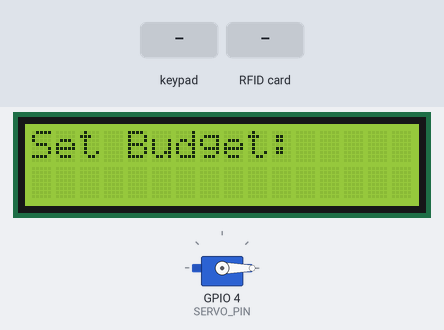
The sketch below on a simulated ESP32. Parts: 16×2 character LCD, servo. The test bench sets the inputs (shaded band). Nothing arrives over Bluetooth unless stated.

Above: at 2.9 s.
3.0 s: keypad keys 1 2 3 4 5 6 7 8 # pressed 0.4 s apart
At 7.0 s:
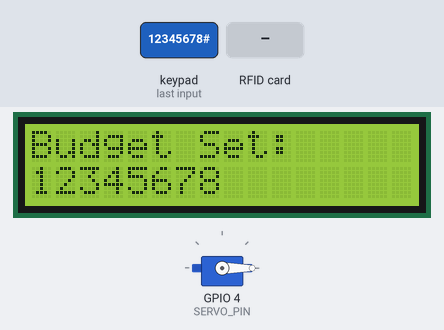
8.1 s: RFID card 12 34 56 78 held to the reader
At 9.3 s:
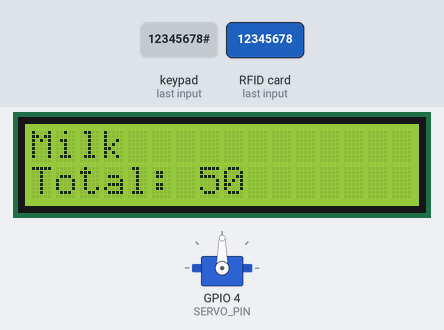
11.1 s: RFID card 87 65 43 21 held to the reader
At 13.4 s:
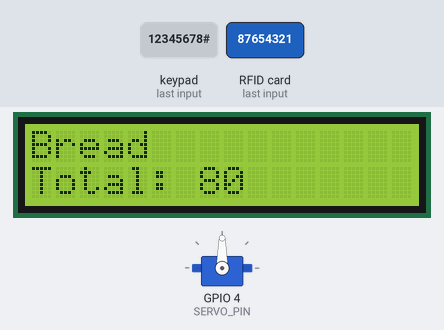
14.1 s: RFID card 11 22 33 44 held to the reader
17.1 s: RFID card 5E 7A 19 C4 held to the reader
At 22.8 s:
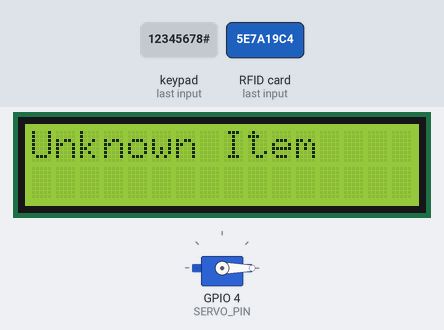
Timing chart, 0 to 24.1 s (numbered marks = the images above; inputs shaded):
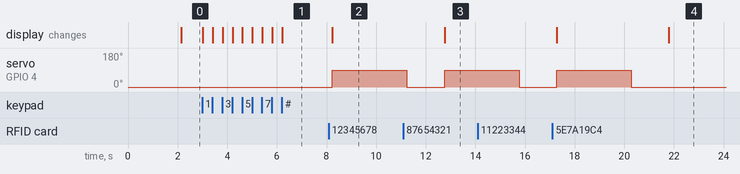

The sketch:

Smart_Trolley_System.ino
```cpp
#include <SPI.h>
#include <MFRC522.h>
#include <Wire.h>
#include <LiquidCrystal_I2C.h>
#include <Keypad.h>
#include <ESP32Servo.h>
#include "BluetoothSerial.h"

BluetoothSerial SerialBT;

// RFID
#define SS_PIN 5
#define RST_PIN 22
MFRC522 mfrc522(SS_PIN, RST_PIN);

// LCD
LiquidCrystal_I2C lcd(0x27, 16, 2);

// Servo
Servo myServo;
#define SERVO_PIN 4

// Budget
int budget = 0;
int total = 0;

// Keypad
const byte ROWS = 4;
const byte COLS = 4;

char keys[ROWS][COLS] = {
  {'1','2','3','A'},
  {'4','5','6','B'},
  {'7','8','9','C'},
  {'*','0','#','D'}
};

byte rowPins[ROWS] = {32, 33, 25, 26};
byte colPins[COLS] = {27, 14, 12, 13};

Keypad keypad = Keypad(
  makeKeymap(keys),
  rowPins,
  colPins,
  ROWS,
  COLS
);

// Product database
struct Product {
  String uid;
  String name;
  int price;
};

Product products[] = {
  {"12345678", "Milk", 50},
  {"87654321", "Bread", 30},
  {"11223344", "Rice", 80}
};

int numProducts = 3;

// Get RFID UID
String getUID() {
  String content = "";

  for (byte i = 0; i < mfrc522.uid.size; i++) {
    content += String(mfrc522.uid.uidByte[i], HEX);
  }

  content.toUpperCase();

  return content;
}

// Find product
int findProduct(String uid) {

  for (int i = 0; i < numProducts; i++) {

    if (products[i].uid == uid) {
      return i;
    }
  }

  return -1;
}

// Set shopping budget
void setBudget() {

  lcd.clear();
  lcd.print("Set Budget:");

  String input = "";

  while (true) {

    char key = keypad.getKey();

    if (key) {

      if (key == '#') {
        break;
      }

      if (isdigit(key)) {

        input += key;

        lcd.setCursor(0, 1);
        lcd.print(input);
      }
    }
  }

  budget = input.toInt();

  lcd.clear();
  lcd.print("Budget Set:");

  lcd.setCursor(0, 1);
  lcd.print(budget);

  delay(2000);
}

// Open and close trolley lid
void openLid() {

  myServo.write(90);

  delay(3000);

  myServo.write(0);
}

// Send bill through Bluetooth
void sendBill(String item, int price) {

  SerialBT.println("Item: " + item);
  SerialBT.println("Price: " + String(price));
  SerialBT.println("Total: " + String(total));
  SerialBT.println("----------------");
}

// Setup
void setup() {

  Serial.begin(115200);

  SerialBT.begin("SmartTrolley");

  SPI.begin();

  mfrc522.PCD_Init();

  lcd.init();
  lcd.backlight();

  myServo.attach(SERVO_PIN);

  myServo.write(0);

  lcd.print("Smart Trolley");

  delay(2000);

  setBudget();
}

// Main loop
void loop() {

  // Check for RFID card
  if (!mfrc522.PICC_IsNewCardPresent()) {
    return;
  }

  if (!mfrc522.PICC_ReadCardSerial()) {
    return;
  }

  String uid = getUID();

  int index = findProduct(uid);

  if (index != -1) {

    String name = products[index].name;
    int price = products[index].price;

    // Update total
    total += price;

    // Display product
    lcd.clear();

    lcd.print(name);

    lcd.setCursor(0, 1);

    lcd.print("Total: " + String(total));

    // Send bill through Bluetooth
    sendBill(name, price);

    // Open trolley lid
    openLid();

    // Budget warning
    if (total > budget) {

      lcd.clear();

      lcd.print("Over Budget!");

      delay(2000);
    }

  } else {

    lcd.clear();

    lcd.print("Unknown Item");
  }

  delay(1500);
}
```

Measured:
- after the input at 3.0 s, the display: first changes at once (image 1 shows a later state)
- after the input at 8.1 s, servo on GPIO 4 (SERVO_PIN): 0° → 90° after 0.14 s; the display: changes after 0.14 s (image 2)
- after the input at 11.1 s, the display: changes after 1.7 s (image 3)
- after the input at 17.1 s, the display: first differs from a run without the input after 4.7 s (image 4)
